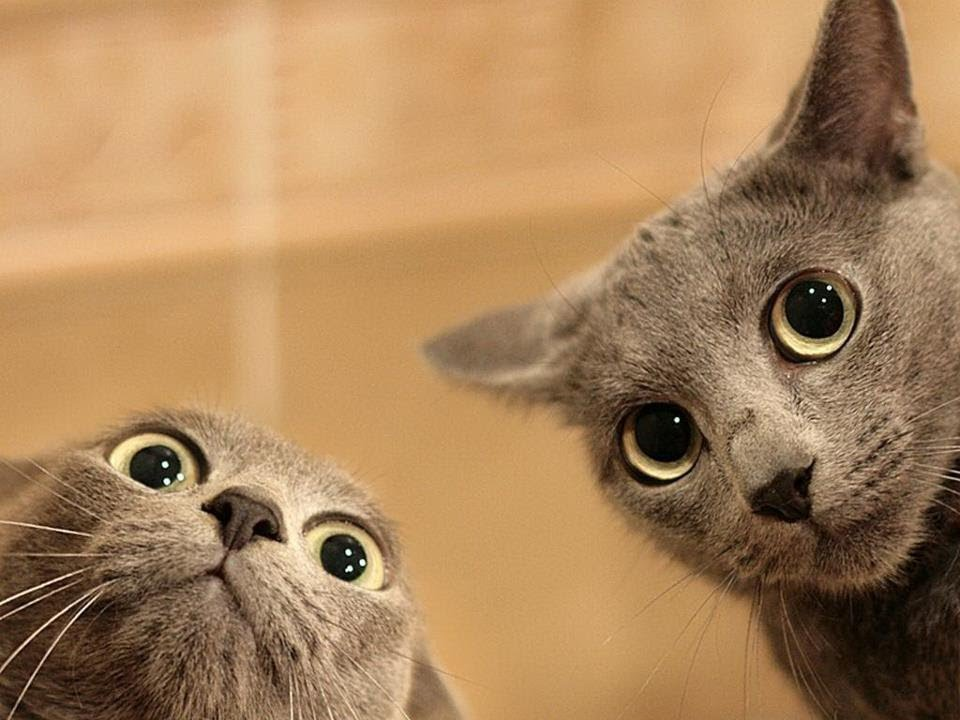
#> input picture Exercise 5/haha.jpg, 960 x 720 px
$ python e5_conv.py
#> lines starting #> are read from the running program, lines starting #| are printed output that depends on the picture
"""
ELEC- E8739 AI in Health Technologies. Exercise V
Template for simple convolutional operation for image processing
Aalto University
Oct 5, 2018
Image are from internet
"""
import matplotlib.pyplot as plt
import numpy as np
from skimage import io, color

# Load some fancy pictures and convert into gray scale
plt.figure()
cat = color.rgb2gray(io.imread('haha.jpg'))
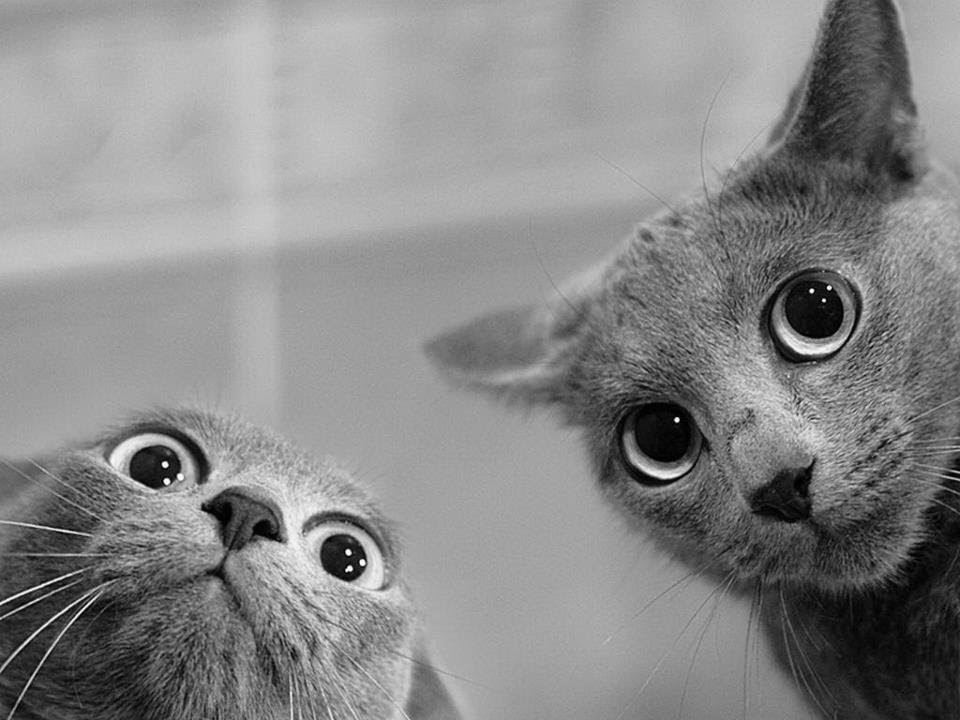
#> cat: shape (720, 960) float64; min 0, max 0.998, mean 0.534
plt.imshow(cat, cmap='gray')


# Here you define the function for convolutional operation
def conv(img, filter, stride):
    """
    img: Input image
    filter: The filter for convolution
    stride: stride
    """
#> called with filter = array of shape (3, 3), stride = 1
    # Calculate the expected size of output
    input_shape = img.shape
#> input_shape = (720, 960)
    filter_shape = filter.shape
    out_shape = np.subtract(input_shape, filter_shape)/stride + 1  # See equation in Section 2.6
#> out_shape = [718, 958]

    out_shape = out_shape.astype(int)
    out = np.zeros(shape=out_shape)

    # Start to do convolution
    for i in range(out_shape[0]):
        for j in range(out_shape[1]):
            out[i,j] = np.sum(np.multiply(img[i:i+3, j:j+3], filter))
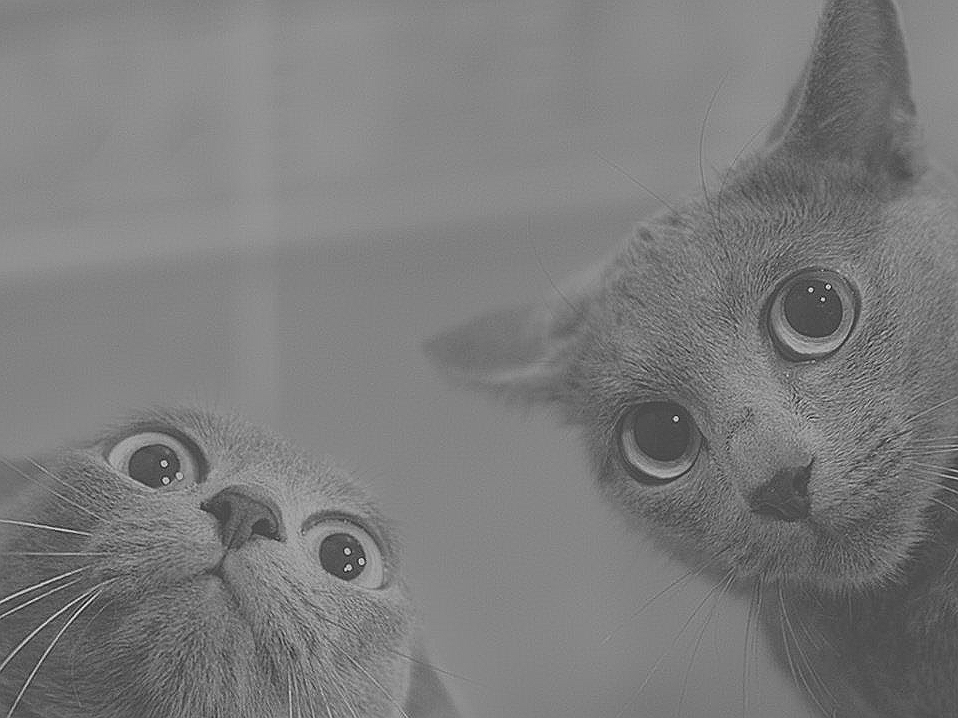
#> out: shape (718, 958) float64; min -0.806, max 1.95, mean 0.534; drawn with min black and max white

    return out

kernel_1 = np.array([[1, 0, -1], [2, 0, -2], [1, 0, -1]]) # Try different kernel
kernel_2 = np.array([[0, -1, 0], [-1, 5, -1], [0, -1, 0]])
stride = 1

img_filtered_2 = conv(cat, kernel_2, stride)
img_filtered_1 = conv(cat, kernel_1, stride)
#> call 2 of conv, with filter = array of shape (3, 3), stride = 1
#> after the loop in conv (call 2), `for i in range(out_shape[0]):`:
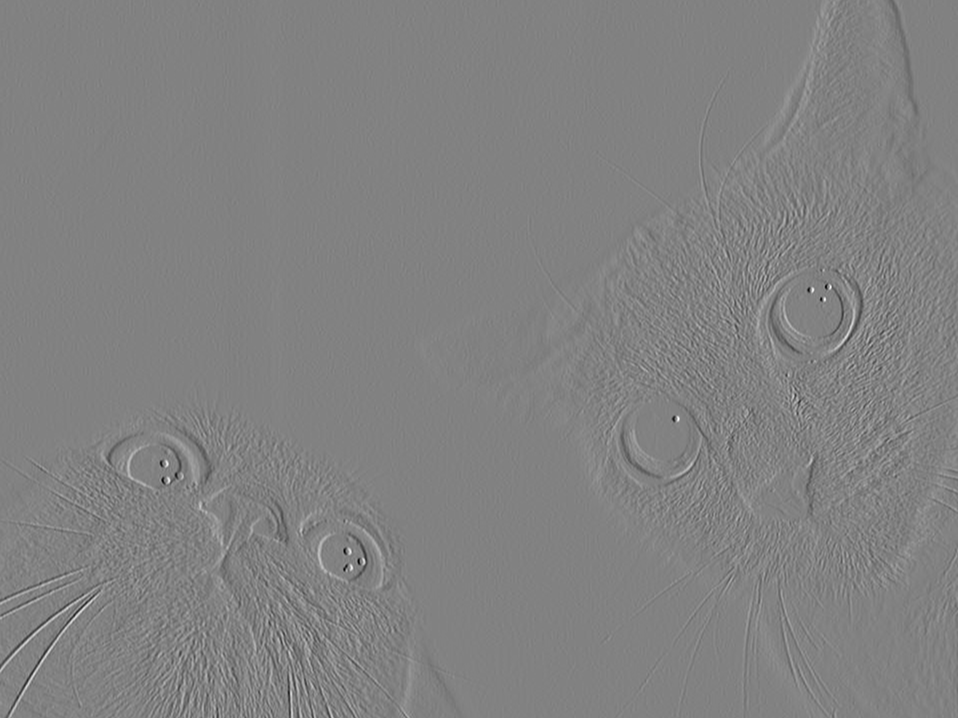
#> out: shape (718, 958) float64; min -3.56, max 3.43, mean 0.00103; drawn with min black and max white

plt.figure()
plt.imshow(img_filtered_1, cmap='gray')    # Show the result


plt.figure()
plt.imshow(img_filtered_2, cmap="gray")
